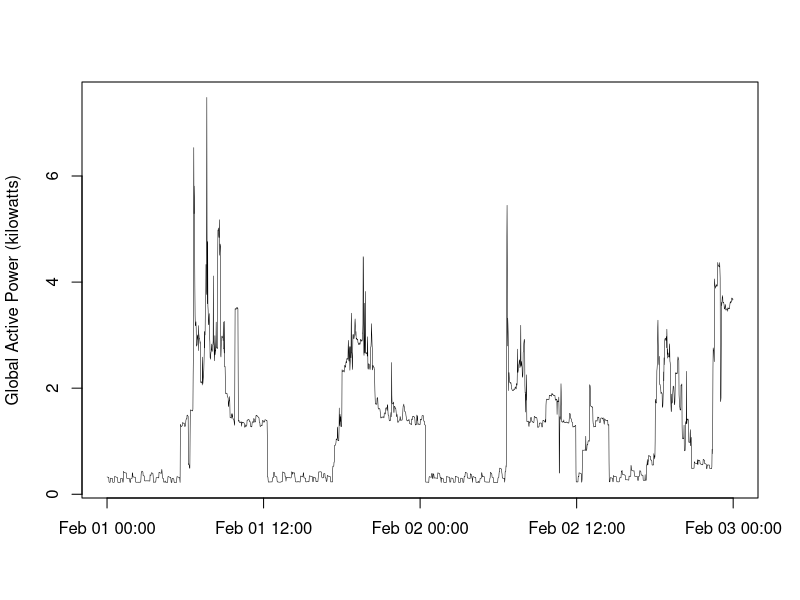

Generate this figure with R:
#install.packages("readxl")
library("readxl")

#Reading the filtered file created using Plot1.R script
plot2_data=read_xlsx("./finalised_Electric_power_consumption.xlsx")

#Concatenating datetime variable and converting into Datetime format
plot2_data$datetime=strptime(paste(as.character(plot2_data$Date),plot2_data$Time),"%Y-%m-%d %H:%M:%S")
str(plot2_data)

#Plotting
png("./plot2.png",width=480,height=480,units="px")
with(plot2_data,plot(datetime,Global_active_power,type="l",lwd=0.5,xlab='',ylab="Global Active Power (kilowatts)"))
dev.off()
